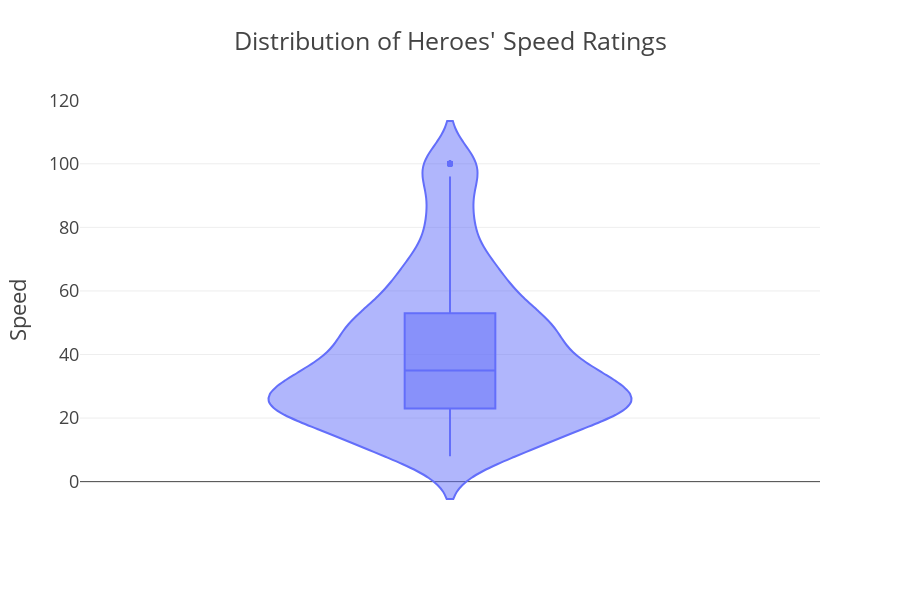

Notebook code cell kept with this figure:
### Markdown cell above
But wait. Is that violin music I hear?

### Code cell
px.violin(data_frame=heroes
          , y="Speed"
          , box=True
          , title="Distribution of Heroes' Speed Ratings"
          , template='presentation'
         )

### Figure 1 — Plotly figure (JSON) as saved in the notebook; plotly's stock layout.template omitted (floating-point values rounded to 4 significant figures; data arrays with more than 128 entries replaced by an {"elided": "..."} marker saying what was removed)
{"data": [{"alignmentgroup": "True", "box": {"visible": true}, "hoverlabel": {"namelength": 0}, "hovertemplate": "Speed=%{y}", "legendgroup": "", "marker": {"color": "#636efa"}, "name": "", "offsetgroup": "", "orientation": "v", "scalegroup": "True", "showlegend": false, "type": "violin", "uid": "dee52493-4d94-4b02-bd24-9670d54a9ec2", "xaxis": "x", "y": {"elided": "525 int values"}, "yaxis": "y"}], "layout": {"grid": {"xaxes": ["x"], "xgap": 0.1, "xside": "bottom", "yaxes": ["y"], "ygap": 0.1, "yside": "left"}, "height": 600, "legend": {"tracegroupgap": 0}, "title": {"text": "Distribution of Heroes' Speed Ratings"}, "violinmode": "group", "yaxis": {"title": {"text": "Speed"}}}}
